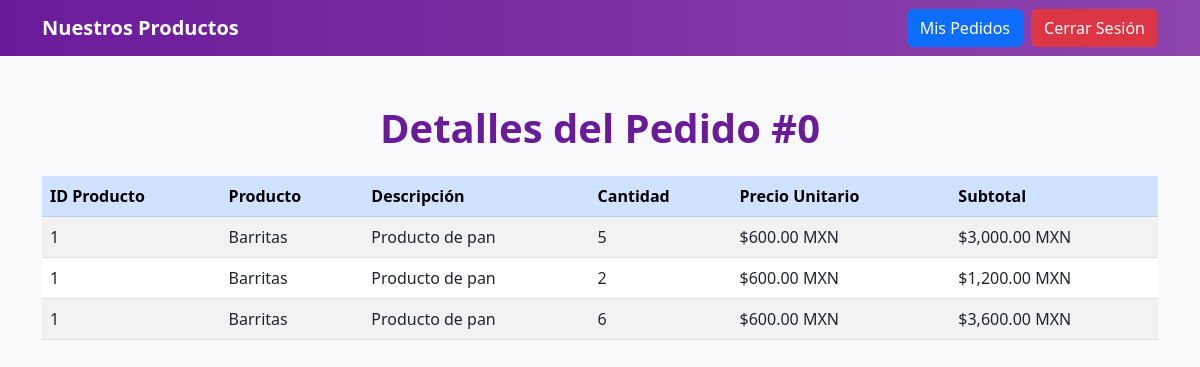
The page /detalles_pedido.php?pedido_id=0 on the database its author committed.
### tables this page shows
CREATE TABLE `detalles_pedido` (
  `id` int(11) NOT NULL,
  `pedido_id` int(11) NOT NULL,
  `producto_id` int(11) NOT NULL,
  `cantidad` int(11) NOT NULL,
  `precio_unitario` decimal(10,2) NOT NULL
);

CREATE TABLE `productos` (
  `id` int(11) NOT NULL,
  `producto` varchar(255) NOT NULL,
  `descripcion` text NOT NULL,
  `precio` decimal(10,2) NOT NULL,
  `fecha_vencimiento` date NOT NULL,
  `proveedor` int(11) NOT NULL,
  `categoria_id` int(11) NOT NULL,
  `imagen` varchar(255) DEFAULT NULL,
  `total_vendido` int(11) DEFAULT 0
);

### detalles_pedido.php (the view, shortened to what this page needs)
<?php include './Static/connect/bd.php'; ?>
<?php
$pedido_id = (int) $_GET['pedido_id'];
$detalles_pedido = [];
$sql = "SELECT dp.producto_id, p.producto, p.descripcion, dp.cantidad, dp.precio_unitario, (dp.cantidad * dp.precio_unitario) AS subtotal
        FROM detalles_pedido dp
        JOIN productos p ON dp.producto_id = p.id
        WHERE dp.pedido_id = ?";
$stmt = $conn->prepare($sql);
$stmt->bind_param("i", $pedido_id);
$stmt->execute();
$result = $stmt->get_result();
while ($row = $result->fetch_assoc()) {
    $detalles_pedido[] = $row;
}
?>
<!DOCTYPE html>
<html lang="es">
<head>
    <link href="https://cdn.jsdelivr.net/npm/bootstrap@5.3.0/dist/css/bootstrap.min.css" rel="stylesheet">
</head>
<body>
    <nav class="navbar navbar-expand-lg">
        <div class="container">
            <a class="navbar-brand" href="productos.php">Nuestros Productos</a>
            <div class="d-flex">
                <a href="pedidos.php" class="btn btn-primary me-2">Mis Pedidos</a>
                <form method="POST" action="carrito.php">
                    <button type="submit" name="cerrar_sesion" class="btn btn-danger">Cerrar Sesión</button>
                </form>
            </div>
        </div>
    </nav>
    <div class="container my-5">
        <h1 class="text-center header-text">Detalles del Pedido #<?= $pedido_id ?></h1>
        <div class="mt-4">
            <?php if (!empty($detalles_pedido)): ?>
                <div class="table-responsive">
                    <table class="table table-striped table-hover">
                        <thead class="table-primary">
                            <tr>
                                <th>ID Producto</th>
                                <th>Producto</th>
                                <th>Descripción</th>
                                <th>Cantidad</th>
                                <th>Precio Unitario</th>
                                <th>Subtotal</th>
                            </tr>
                        </thead>
                        <tbody>
                            <?php foreach ($detalles_pedido as $detalle): ?>
                                <tr>
                                    <td><?= $detalle['producto_id'] ?></td>
                                    <td><?= $detalle['producto'] ?></td>
                                    <td><?= $detalle['descripcion'] ?></td>
                                    <td><?= $detalle['cantidad'] ?></td>
                                    <td>$<?= number_format($detalle['precio_unitario'], 2) ?> MXN</td>
                                    <td>$<?= number_format($detalle['subtotal'], 2) ?> MXN</td>
                                </tr>
                            <?php endforeach; ?>
                        </tbody>
                    </table>
                </div>
            <?php endif; ?>
        </div>
    </div>
</body>
</html>

### detalles_pedido.php (style rules this page uses)
body { background-color: #f8f9fa; }
.navbar { background: linear-gradient(90deg, #6a1b9a, #8e44ad); }
.navbar-brand, .nav-link { color: #fff !important; font-weight: bold; }
.header-text { color: #6a1b9a; font-weight: bold; }

### rows shown on the page
detalles_pedido: producto "1", producto.producto "Barritas", producto.descripcion "Producto de pan", cantidad "5", precio_unitario "600.00", subtotal "3,000.00"
detalles_pedido: producto "1", producto.producto "Barritas", producto.descripcion "Producto de pan", cantidad "2", precio_unitario "600.00", subtotal "1,200.00"
detalles_pedido: producto "1", producto.producto "Barritas", producto.descripcion "Producto de pan", cantidad "6", precio_unitario "600.00", subtotal "3,600.00"

### other values the page prints
$pedido_id "0"
